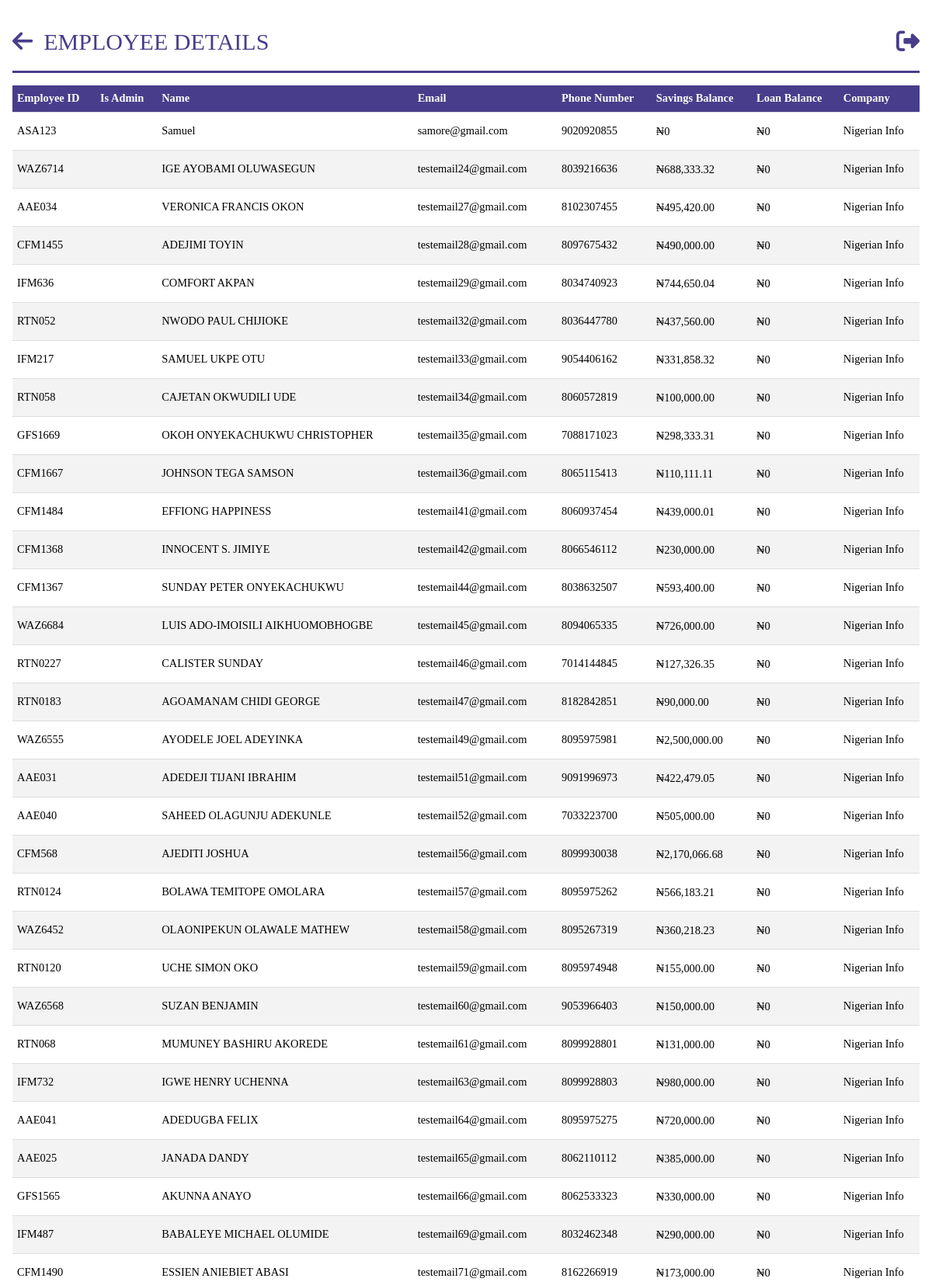
The app's page /persons (signed in, upper part) with its own data.
### models.py (models this page shows, shortened)
class Person(db.Model, UserMixin):
    __tablename__ = "persons"
    id = db.Column(db.Integer, primary_key=True)
    name = db.Column(db.String(100), nullable=False)
    role_id = db.Column(db.Integer, db.ForeignKey("roles.id"))
    email = db.Column(db.String, nullable=True, unique=True)
    password = db.Column(db.String(255), nullable=False)
    company_id = db.Column(db.Integer, db.ForeignKey("companies.id"))
    employee_id = db.Column(db.String, nullable=False, unique=True)
    phone_no = db.Column(db.String, unique=True)
    balance_bfd = db.Column(db.Float, default=0.0)
    balance_withheld = db.Column(db.Float, default=0.0)
    available_balance = db.Column(db.Float, default=0.0)
    loan_balance = db.Column(db.Float, default=0.0)
    loan_balance_bfd = db.Column(db.Float, default=0.0)
    loans = db.relationship("Loan", backref="person",foreign_keys="[Loan.person_id]")
    bank_payments_made = db.relationship("BankPayment", backref="payer", lazy=True)
    payments_made = db.relationship("SavingPayment", backref="payer", lazy=True)
    loan_payments_made = db.relationship("LoanPayment", backref="payer", lazy=True)
    @hybrid_property
    def total_balance(self):
        return self.available_balance + self.balance_withheld

class Company(db.Model):
    __tablename__ = "companies"
    id = db.Column(db.Integer, primary_key=True)
    name = db.Column(db.String(100), nullable=False, unique=True)
    balance_bfd = db.Column(db.Float, default=0.0)
    amount_accumulated = db.Column(db.Float, default=0.0)
    payments_made = db.relationship("BankPayment", backref="company_payer", lazy=True)
    employees = db.relationship("Person", backref="company", lazy=True)

### app.py (the view)
@app.route("/persons", methods=["GET"])
@login_required
@role_required(["Admin", "Secretary", "Sub-Admin"])
def get_persons():
    persons = query.get_persons()
    total_loan = sum(person.loan_balance for person in persons)
    total_savings = sum(person.total_balance for person in persons)
    return render_template(
        "query/person.html",
        persons=persons,
        total_loan=total_loan,
        total_savings=total_savings,
    )

### app.py (called while the page is built)
@login_manager.user_loader
def load_user(person_id):
    return Person.query.get(person_id)

def role_required(roles_required):
    def decorator(view_func):
        @wraps(view_func)
        def wrapper(*args, **kwargs):
            if not current_user.is_authenticated:
                flash("You must be logged in to access this page.", "error")
                return redirect(url_for("login"))
            user_role = current_user.role
            if user_role.name not in roles_required:
                flash("You don't have the required role to access this page.", "error")
                return redirect(
                    url_for("dashboard")
                )  # Change this to your desired redirect
            return view_func(*args, **kwargs)
        return wrapper
    return decorator

@app.before_request
def before_request():
    g.user = current_user

@app.template_filter("currency")
@login_required
def currency(value):
    modified_value = format_currency(value)  # Modify the value as needed
    return modified_value

### filters.py (called while the page is built)
def format_currency(
    value, currency_symbol="₦", decimal_separator=".", thousands_separator=","
):
    if value:
        if value < 0:
            formatted_value = f"-{currency_symbol}{abs(value):,.2f}"
        else:
            formatted_value = f"{currency_symbol}{value:,.2f}"
        formatted_value = formatted_value.replace(".", decimal_separator).replace(
            ",", thousands_separator
        )
    else:
        formatted_value = f"{currency_symbol}0"
    return formatted_value

### queries.py (called while the page is built)
    def get_persons(self):
        person = Person.query.all()
        return person

### templates/query/person.html (shortened to what this page needs)
{%extends 'base.html' %}
{% block header%}
EMPLOYEE DETAILS
{% endblock  %}
{% block anchor%}
<a href="{{ url_for('queries') }}" id='arrow'><i class="fa-solid fa-arrow-left"></i></a>
{% endblock  %}
{%block content%}
<body id="person">
    <table class="tab-content">
        <tbody>
            <tr>
                <th>Employee ID</th>
                <th>Is Admin</th>
                <th>Name</th>
                <th>Email</th>
                <th>Phone Number</th>
                <th>Savings Balance</th>
                <th>Loan Balance</th>
                <th>Company </th>
            </tr>
            {%for person in persons%}
            <tr>
                <td>{{ person.employee_id }}</td>
                <td>{{ person.is_admin }}</td>
                <td>{{ person.name }}</td>
                <td>{{ person.email }}</td>
                <td>{{ person.phone_no }}</td>
                <td><a href="{{url_for('savings_account',person_id=person.id)}}">{{ person.total_balance | currency}}</a></td>
                <td><a href="{{url_for('loan_account',person_id=person.id)}}">{{ person.loan_balance | currency}}</a></td>
                <td>{{ person.company.name }}</td>
            </tr>
            {%endfor%}
        </tbody>
    </table>
</body>
{%endblock%}

### static/css/style.css (style rules this page uses)
* { margin: 0; padding: 0; box-sizing: border-box; font-family:'Times New Roman', Times, serif; }
.index { background-color: #ffffff; margin: 0 auto; max-width: 80em; line-height: 1.5; padding: 1em 1em; }
.index a { color: #fff; line-height: 2.5; text-decoration: none; }
.index #nav a { font-size: 10px; }
.index #nav a { font-size: 30px; color: #483d8b; }
.index #nav #arrow i { color: #483d8b; margin-right: 10px; }
#person * { color: #000; max-width: 90em; margin: 0 auto; margin-bottom: 3px; }
#person .tab-content { width: 100%; border-collapse: collapse; font-size: 0.9em; min-width: 400px; }
#person .tab-content tr th { background-color: #483d8b; color: #fff; text-align: left; font-weight: bold; }
#person th, #person td { padding: 6px; text-align: left; border-bottom: 1px solid #ddd; }
#person .tab-content tbody tr:nth-of-type(odd) { background-color: #f3f3f3; }
#person .tab-content tr a { text-decoration: none; }

### records on screen
Person: employee_id "ASA123", name "Samuel", email "samore@gmail.com", phone_no "9020920855", total_balance "₦0", loan_balance "₦0", company.name "Nigerian Info"
Person: employee_id "WAZ6714", name "IGE AYOBAMI OLUWASEGUN", email "testemail24@gmail.com", phone_no "8039216636", total_balance "₦688,333.32", loan_balance "₦0", company.name "Nigerian Info"
Person: employee_id "AAE034", name "VERONICA FRANCIS OKON", email "testemail27@gmail.com", phone_no "8102307455", total_balance "₦495,420.00", loan_balance "₦0", company.name "Nigerian Info"
Person: employee_id "CFM1455", name "ADEJIMI TOYIN", email "testemail28@gmail.com", phone_no "8097675432", total_balance "₦490,000.00", loan_balance "₦0", company.name "Nigerian Info"
Person: employee_id "IFM636", name "COMFORT AKPAN", email "testemail29@gmail.com", phone_no "8034740923", total_balance "₦744,650.04", loan_balance "₦0", company.name "Nigerian Info"
Person: employee_id "RTN052", name "NWODO PAUL CHIJIOKE", email "testemail32@gmail.com", phone_no "8036447780", total_balance "₦437,560.00", loan_balance "₦0", company.name "Nigerian Info"
Person: employee_id "IFM217", name "SAMUEL UKPE OTU", email "testemail33@gmail.com", phone_no "9054406162", total_balance "₦331,858.32", loan_balance "₦0", company.name "Nigerian Info"
Person: employee_id "RTN058", name "CAJETAN OKWUDILI UDE", email "testemail34@gmail.com", phone_no "8060572819", total_balance "₦100,000.00", loan_balance "₦0", company.name "Nigerian Info"
Person: employee_id "GFS1669", name "OKOH ONYEKACHUKWU CHRISTOPHER", email "testemail35@gmail.com", phone_no "7088171023", total_balance "₦298,333.31", loan_balance "₦0", company.name "Nigerian Info"
Person: employee_id "CFM1667", name "JOHNSON TEGA SAMSON", email "testemail36@gmail.com", phone_no "8065115413", total_balance "₦110,111.11", loan_balance "₦0", company.name "Nigerian Info"
Person: employee_id "CFM1484", name "EFFIONG HAPPINESS", email "testemail41@gmail.com", phone_no "8060937454", total_balance "₦439,000.01", loan_balance "₦0", company.name "Nigerian Info"
Person: employee_id "CFM1368", name "INNOCENT S. JIMIYE", email "testemail42@gmail.com", phone_no "8066546112", total_balance "₦230,000.00", loan_balance "₦0", company.name "Nigerian Info"
Person: employee_id "CFM1367", name "SUNDAY PETER ONYEKACHUKWU", email "testemail44@gmail.com", phone_no "8038632507", total_balance "₦593,400.00", loan_balance "₦0", company.name "Nigerian Info"
Person: employee_id "WAZ6684", name "LUIS ADO-IMOISILI AIKHUOMOBHOGBE", email "testemail45@gmail.com", phone_no "8094065335", total_balance "₦726,000.00", loan_balance "₦0", company.name "Nigerian Info"
Person: employee_id "RTN0227", name "CALISTER SUNDAY", email "testemail46@gmail.com", phone_no "7014144845", total_balance "₦127,326.35", loan_balance "₦0", company.name "Nigerian Info"
Person: employee_id "RTN0183", name "AGOAMANAM CHIDI GEORGE", email "testemail47@gmail.com", phone_no "8182842851", total_balance "₦90,000.00", loan_balance "₦0", company.name "Nigerian Info"
Person: employee_id "WAZ6555", name "AYODELE JOEL ADEYINKA", email "testemail49@gmail.com", phone_no "8095975981", total_balance "₦2,500,000.00", loan_balance "₦0", company.name "Nigerian Info"
Person: employee_id "AAE031", name "ADEDEJI TIJANI IBRAHIM", email "testemail51@gmail.com", phone_no "9091996973", total_balance "₦422,479.05", loan_balance "₦0", company.name "Nigerian Info"
Person: employee_id "AAE040", name "SAHEED OLAGUNJU ADEKUNLE", email "testemail52@gmail.com", phone_no "7033223700", total_balance "₦505,000.00", loan_balance "₦0", company.name "Nigerian Info"
Person: employee_id "CFM568", name "AJEDITI JOSHUA", email "testemail56@gmail.com", phone_no "8099930038", total_balance "₦2,170,066.68", loan_balance "₦0", company.name "Nigerian Info"
Person: employee_id "RTN0124", name "BOLAWA TEMITOPE OMOLARA", email "testemail57@gmail.com", phone_no "8095975262", total_balance "₦566,183.21", loan_balance "₦0", company.name "Nigerian Info"
Person: employee_id "WAZ6452", name "OLAONIPEKUN OLAWALE MATHEW", email "testemail58@gmail.com", phone_no "8095267319", total_balance "₦360,218.23", loan_balance "₦0", company.name "Nigerian Info"
Person: employee_id "RTN0120", name "UCHE SIMON OKO", email "testemail59@gmail.com", phone_no "8095974948", total_balance "₦155,000.00", loan_balance "₦0", company.name "Nigerian Info"
Person: employee_id "WAZ6568", name "SUZAN BENJAMIN", email "testemail60@gmail.com", phone_no "9053966403", total_balance "₦150,000.00", loan_balance "₦0", company.name "Nigerian Info"
Person: employee_id "RTN068", name "MUMUNEY BASHIRU AKOREDE", email "testemail61@gmail.com", phone_no "8099928801", total_balance "₦131,000.00", loan_balance "₦0", company.name "Nigerian Info"
Person: employee_id "IFM732", name "IGWE HENRY UCHENNA", email "testemail63@gmail.com", phone_no "8099928803", total_balance "₦980,000.00", loan_balance "₦0", company.name "Nigerian Info"
Person: employee_id "AAE041", name "ADEDUGBA FELIX", email "testemail64@gmail.com", phone_no "8095975275", total_balance "₦720,000.00", loan_balance "₦0", company.name "Nigerian Info"
Person: employee_id "AAE025", name "JANADA DANDY", email "testemail65@gmail.com", phone_no "8062110112", total_balance "₦385,000.00", loan_balance "₦0", company.name "Nigerian Info"
Person: employee_id "GFS1565", name "AKUNNA ANAYO", email "testemail66@gmail.com", phone_no "8062533323", total_balance "₦330,000.00", loan_balance "₦0", company.name "Nigerian Info"
Person: employee_id "IFM487", name "BABALEYE MICHAEL OLUMIDE", email "testemail69@gmail.com", phone_no "8032462348", total_balance "₦290,000.00", loan_balance "₦0", company.name "Nigerian Info"
Person: employee_id "CFM1490", name "ESSIEN ANIEBIET ABASI", email "testemail71@gmail.com", phone_no "8162266919", total_balance "₦173,000.00", loan_balance "₦0", company.name "Nigerian Info"
